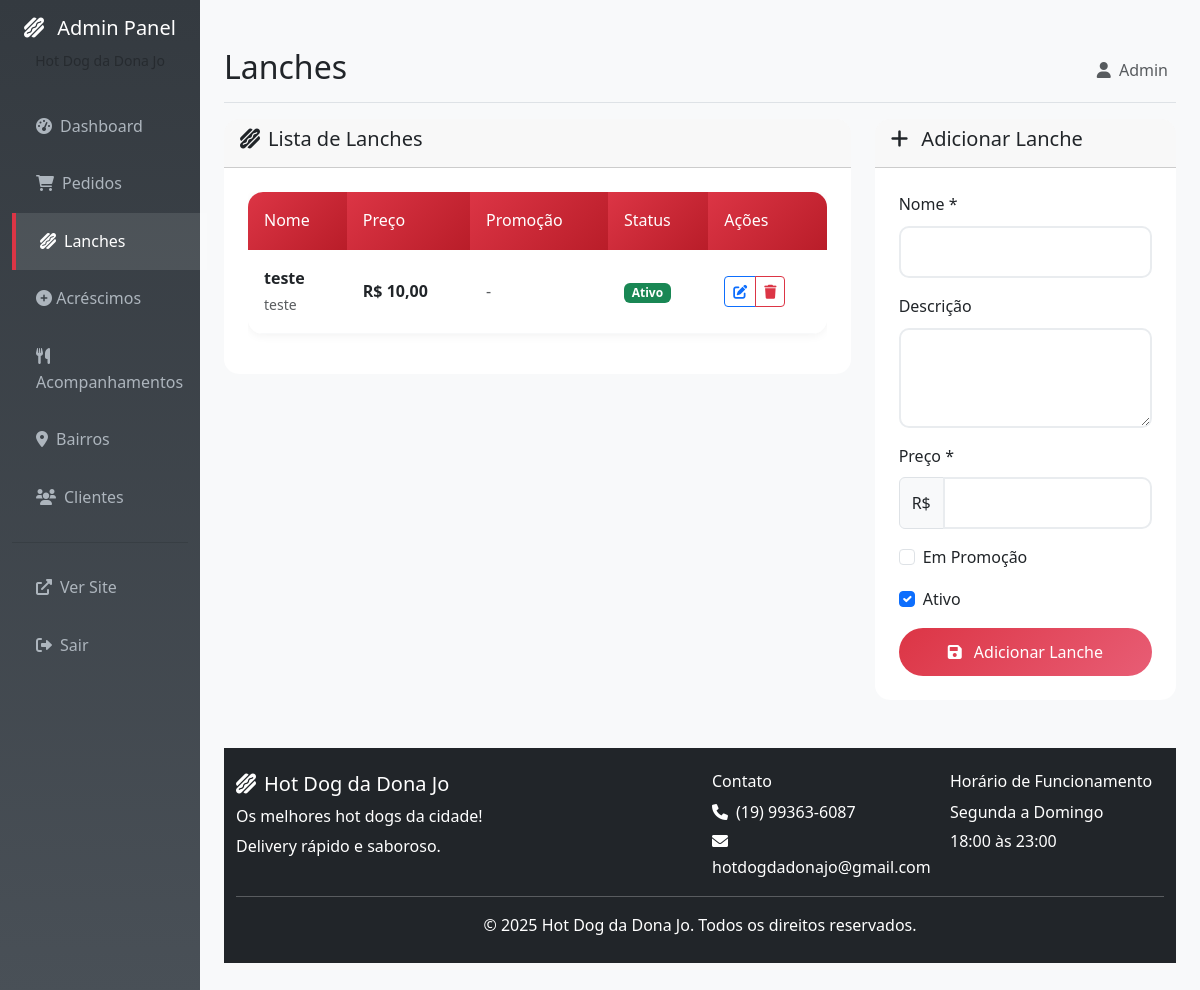
/admin/lanches.php (signed in), run on the app's committed database.
### tables this page shows
CREATE TABLE `lanches` (
  `id` int(11) NOT NULL,
  `nome` varchar(100) NOT NULL,
  `descricao` text DEFAULT NULL,
  `preco` decimal(10,2) NOT NULL,
  `em_promocao` tinyint(1) DEFAULT 0,
  `preco_promocional` decimal(10,2) DEFAULT NULL,
  `foto` varchar(255) DEFAULT NULL,
  `ativo` tinyint(1) DEFAULT 1,
  `created_at` datetime DEFAULT current_timestamp()
);

### includes/functions.php (called while the page is built, shortened)
<?php
function formatPrice($price) {
    return 'R$ ' . number_format($price, 2, ',', '.');
}
?>

### admin/lanches.php (the view, shortened to what this page needs)
<?php
include 'includes/auth.php';
$stmt = $pdo->query("SELECT * FROM lanches ORDER BY nome");
$lanches = $stmt->fetchAll();
$editing_lanche = null;
?>
<div class="row">
    <div class="col-lg-8">
        <div class="card">
            <div class="card-header">
                <h5><i class="fas fa-hotdog me-2"></i>Lista de Lanches</h5>
            </div>
            <div class="card-body">
                <?php if (empty($lanches)): ?>
                <p class="text-muted text-center">Nenhum lanche cadastrado</p>
                <?php else: ?>
                <div class="table-responsive">
                    <table class="table">
                        <thead>
                            <tr>
                                <th>Nome</th>
                                <th>Preço</th>
                                <th>Promoção</th>
                                <th>Status</th>
                                <th>Ações</th>
                            </tr>
                        </thead>
                        <tbody>
                            <?php foreach ($lanches as $lanche): ?>
                            <tr>
                                <td>
                                    <strong><?= htmlspecialchars($lanche['nome']) ?></strong><br>
                                    <small class="text-muted"><?= htmlspecialchars($lanche['descricao']) ?></small>
                                </td>
                                <td>
                                    <?php if ($lanche['em_promocao'] && $lanche['preco_promocional']): ?>
                                        <s class="text-muted"><?= formatPrice($lanche['preco']) ?></s><br>
                                        <strong class="text-success"><?= formatPrice($lanche['preco_promocional']) ?></strong>
                                    <?php else: ?>
                                        <strong><?= formatPrice($lanche['preco']) ?></strong>
                                    <?php endif; ?>
                                </td>
                                <td>
                                    <?php if ($lanche['em_promocao']): ?>
                                        <span class="badge bg-danger">
                                            <?= calculateDiscountPercentage($lanche['preco'], $lanche['preco_promocional']) ?>% OFF
                                        </span>
                                    <?php else: ?>
                                        <span class="text-muted">-</span>
                                    <?php endif; ?>
                                </td>
                                <td>
                                    <span class="badge <?= $lanche['ativo'] ? 'bg-success' : 'bg-secondary' ?>">
                                        <?= $lanche['ativo'] ? 'Ativo' : 'Inativo' ?>
                                    </span>
                                </td>
                                <td>
                                    <div class="btn-group" role="group">
                                        <a href="?edit=<?= $lanche['id'] ?>" class="btn btn-sm btn-outline-primary">
                                            <i class="fas fa-edit"></i>
                                        </a>
                                        <button type="button" class="btn btn-sm btn-outline-danger"
                                                onclick="deleteLanche(<?= $lanche['id'] ?>)">
                                            <i class="fas fa-trash"></i>
                                        </button>
                                    </div>
                                </td>
                            </tr>
                            <?php endforeach; ?>
                        </tbody>
                    </table>
                </div>
                <?php endif; ?>
            </div>
        </div>
    </div>
    <div class="col-lg-4">
        <div class="card">
            <div class="card-header">
                <h5>
                    <i class="fas fa-<?= $editing_lanche ? 'edit' : 'plus' ?> me-2"></i>
                    <?= $editing_lanche ? 'Editar' : 'Adicionar' ?> Lanche
                </h5>
            </div>
            <div class="card-body">
                <form method="POST" class="needs-validation" novalidate>
                    <div class="mb-3">
                        <label for="nome" class="form-label">Nome *</label>
                        <input type="text" class="form-control" id="nome" name="nome"
                               value="<?= htmlspecialchars($editing_lanche['nome'] ?? '') ?>" required>
                    </div>
                    <div class="mb-3">
                        <label for="descricao" class="form-label">Descrição</label>
                        <textarea class="form-control" id="descricao" name="descricao" rows="3"><?= htmlspecialchars($editing_lanche['descricao'] ?? '') ?></textarea>
                    </div>
                    <div class="mb-3">
                        <label for="preco" class="form-label">Preço *</label>
                        <div class="input-group">
                            <span class="input-group-text">R$</span>
                            <input type="number" class="form-control" id="preco" name="preco"
                                   step="0.01" min="0.01"
                                   value="<?= $editing_lanche['preco'] ?? '' ?>" required>
                        </div>
                    </div>
                    <div class="mb-3">
                        <div class="form-check">
                            <input class="form-check-input" type="checkbox" id="em_promocao" name="em_promocao"
                                   <?= ($editing_lanche['em_promocao'] ?? false) ? 'checked' : '' ?>
                                   onchange="togglePromocao()">
                            <label class="form-check-label" for="em_promocao">
                                Em Promoção
                            </label>
                        </div>
                    </div>
                    <div class="mb-3">
                        <div class="form-check">
                            <input class="form-check-input" type="checkbox" id="ativo" name="ativo"
                                   <?= ($editing_lanche['ativo'] ?? true) ? 'checked' : '' ?>>
                            <label class="form-check-label" for="ativo">
                                Ativo
                            </label>
                        </div>
                    </div>
                    <div class="d-grid gap-2">
                        <button type="submit" class="btn btn-primary">
                            <i class="fas fa-save me-2"></i>
                            <?= $editing_lanche ? 'Atualizar' : 'Adicionar' ?> Lanche
                        </button>
                    </div>
                </form>
            </div>
        </div>
    </div>
</div>
<?php include '../includes/footer.php'; ?>

### assets/css/style.css (style rules this page uses)
:root { --primary-color: #dc3545; --secondary-color: #ffc107; --success-color: #28a745; --info-color: #17a2b8; --warning-color: #fd7e14; --danger-color: #dc3545; --dark-color: #343a40; --light-color: #f8f9fa; --font-family: 'Segoe UI', Tahoma, Geneva, Verdana, sans-serif; }
body { font-family: var(--font-family); background-color: #f5f5f5; line-height: 1.6; }
.card { border: none; border-radius: 15px; transition: all 0.3s ease; overflow: hidden; }
.card-body { padding: 1.5rem; }
.btn-primary { background: linear-gradient(135deg, var(--primary-color), #e85d75); border: none; border-radius: 25px; padding: 0.75rem 1.5rem; font-weight: 500; transition: all 0.3s ease; }
.form-control { border-radius: 10px; border: 2px solid #e9ecef; padding: 0.75rem 1rem; transition: all 0.3s ease; }
.table { background: white; border-radius: 15px; overflow: hidden; box-shadow: 0 2px 10px rgba(0,0,0,0.05); }
.table thead th { background: linear-gradient(135deg, var(--primary-color), #b91d29); color: white; border: none; padding: 1rem; font-weight: 500; }
.table tbody td { padding: 1rem; vertical-align: middle; border-bottom: 1px solid #f8f9fa; }

### data on the page
lanches: nome "teste", descricao "teste", preco "R$ 10,00", ativo "Ativo"

### other printed values
$page_title "Lanches"
$_SESSION['admin_nome'] "Admin"
